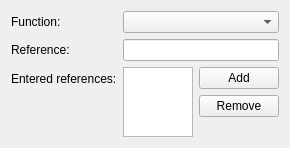
<?xml version="1.0" encoding="UTF-8"?>
<ui version="4.0">
 <author>Stefan Nikolaus &lt;stefan.nikolaus@kdemail.net&gt;</author>
 <comment>This file is part of the KDE project.
Copyright 2010 Stefan Nikolaus &lt;stefan.nikolaus@kdemail.net&gt;

This program is free software; you can redistribute it and/or modify
it under the terms of the GNU General Public License as published by
the Free Software Foundation; either version 2 of the License, or
(at your option) any later version.

This program is distributed in the hope that it will be useful,
but WITHOUT ANY WARRANTY; without even the implied warranty of
MERCHANTABILITY or FITNESS FOR A PARTICULAR PURPOSE.  See the
GNU General Public License for more details.

You should have received a copy of the GNU General Public License
along with this program; if not, write to the Free Software
Foundation, Inc., 51 Franklin Street, Fifth Floor, Boston, MA  02110-1301  USA
</comment>
 <class>ConsolidateWidget</class>
 <widget class="QWidget" name="ConsolidateWidget">
  <property name="geometry">
   <rect>
    <x>0</x>
    <y>0</y>
    <width>270</width>
    <height>134</height>
   </rect>
  </property>
  <layout class="QFormLayout" name="formLayout">
   <item row="0" column="0">
    <widget class="QLabel" name="label">
     <property name="text">
      <string>Function:</string>
     </property>
     <property name="buddy">
      <cstring>m_function</cstring>
     </property>
    </widget>
   </item>
   <item row="0" column="1">
    <widget class="KComboBox" name="m_function"/>
   </item>
   <item row="1" column="0">
    <widget class="QLabel" name="label_2">
     <property name="text">
      <string>Reference:</string>
     </property>
     <property name="buddy">
      <cstring>m_sourceRange</cstring>
     </property>
    </widget>
   </item>
   <item row="1" column="1">
    <widget class="KLineEdit" name="m_sourceRange"/>
   </item>
   <item row="2" column="0">
    <widget class="QLabel" name="label_3">
     <property name="text">
      <string>Entered references:</string>
     </property>
     <property name="buddy">
      <cstring>m_sourceRanges</cstring>
     </property>
    </widget>
   </item>
   <item row="2" column="1">
    <layout class="QGridLayout" name="gridLayout">
     <item row="0" column="1">
      <widget class="KPushButton" name="m_addButton">
       <property name="text">
        <string>Add</string>
       </property>
      </widget>
     </item>
     <item row="1" column="1">
      <widget class="KPushButton" name="m_removeButton">
       <property name="text">
        <string>Remove</string>
       </property>
      </widget>
     </item>
     <item row="0" column="0" rowspan="3">
      <widget class="QListWidget" name="m_sourceRanges"/>
     </item>
    </layout>
   </item>
  </layout>
 </widget>
 <customwidgets>
  <customwidget>
   <class>KPushButton</class>
   <extends>QPushButton</extends>
   <header>kpushbutton.h</header>
  </customwidget>
  <customwidget>
   <class>KLineEdit</class>
   <extends>QLineEdit</extends>
   <header>klineedit.h</header>
  </customwidget>
  <customwidget>
   <class>KComboBox</class>
   <extends>QComboBox</extends>
   <header>kcombobox.h</header>
  </customwidget>
 </customwidgets>
 <resources/>
 <connections/>
</ui>
